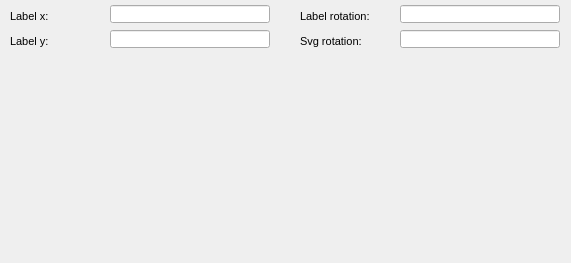
      <widget class="QWidget" name="page_18">
       <property name="geometry">
        <rect>
         <x>0</x>
         <y>0</y>
         <width>571</width>
         <height>263</height>
        </rect>
       </property>
       <attribute name="label">
        <string>Feature graphic design</string>
       </attribute>
       <widget class="QLabel" name="label_label_y">
        <property name="geometry">
         <rect>
          <x>10</x>
          <y>30</y>
          <width>90</width>
          <height>22</height>
         </rect>
        </property>
        <property name="font">
         <font>
          <pointsize>8</pointsize>
         </font>
        </property>
        <property name="frameShape">
         <enum>QFrame::NoFrame</enum>
        </property>
        <property name="frameShadow">
         <enum>QFrame::Plain</enum>
        </property>
        <property name="text">
         <string>Label y:</string>
        </property>
        <property name="textFormat">
         <enum>Qt::AutoText</enum>
        </property>
        <property name="scaledContents">
         <bool>false</bool>
        </property>
        <property name="alignment">
         <set>Qt::AlignLeading|Qt::AlignLeft|Qt::AlignVCenter</set>
        </property>
        <property name="margin">
         <number>3</number>
        </property>
       </widget>
       <widget class="QLabel" name="label_label_rotation">
        <property name="geometry">
         <rect>
          <x>300</x>
          <y>5</y>
          <width>90</width>
          <height>22</height>
         </rect>
        </property>
        <property name="font">
         <font>
          <pointsize>8</pointsize>
         </font>
        </property>
        <property name="frameShape">
         <enum>QFrame::NoFrame</enum>
        </property>
        <property name="frameShadow">
         <enum>QFrame::Plain</enum>
        </property>
        <property name="text">
         <string>Label rotation:</string>
        </property>
        <property name="textFormat">
         <enum>Qt::AutoText</enum>
        </property>
        <property name="scaledContents">
         <bool>false</bool>
        </property>
        <property name="alignment">
         <set>Qt::AlignLeading|Qt::AlignLeft|Qt::AlignVCenter</set>
        </property>
        <property name="margin">
         <number>3</number>
        </property>
       </widget>
       <widget class="QLineEdit" name="label_x">
        <property name="geometry">
         <rect>
          <x>110</x>
          <y>5</y>
          <width>160</width>
          <height>18</height>
         </rect>
        </property>
        <property name="text">
         <string/>
        </property>
       </widget>
       <widget class="QLineEdit" name="label_y">
        <property name="geometry">
         <rect>
          <x>110</x>
          <y>30</y>
          <width>160</width>
          <height>18</height>
         </rect>
        </property>
        <property name="text">
         <string/>
        </property>
       </widget>
       <widget class="QLabel" name="label_label_x">
        <property name="geometry">
         <rect>
          <x>10</x>
          <y>5</y>
          <width>90</width>
          <height>22</height>
         </rect>
        </property>
        <property name="font">
         <font>
          <pointsize>8</pointsize>
         </font>
        </property>
        <property name="frameShape">
         <enum>QFrame::NoFrame</enum>
        </property>
        <property name="frameShadow">
         <enum>QFrame::Plain</enum>
        </property>
        <property name="text">
         <string>Label x:</string>
        </property>
        <property name="textFormat">
         <enum>Qt::AutoText</enum>
        </property>
        <property name="scaledContents">
         <bool>false</bool>
        </property>
        <property name="alignment">
         <set>Qt::AlignLeading|Qt::AlignLeft|Qt::AlignVCenter</set>
        </property>
        <property name="margin">
         <number>3</number>
        </property>
       </widget>
       <widget class="QLineEdit" name="rotation">
        <property name="geometry">
         <rect>
          <x>400</x>
          <y>30</y>
          <width>160</width>
          <height>18</height>
         </rect>
        </property>
        <property name="text">
         <string/>
        </property>
       </widget>
       <widget class="QLabel" name="label_rotation">
        <property name="geometry">
         <rect>
          <x>300</x>
          <y>30</y>
          <width>90</width>
          <height>22</height>
         </rect>
        </property>
        <property name="font">
         <font>
          <pointsize>8</pointsize>
         </font>
        </property>
        <property name="frameShape">
         <enum>QFrame::NoFrame</enum>
        </property>
        <property name="frameShadow">
         <enum>QFrame::Plain</enum>
        </property>
        <property name="text">
         <string>Svg rotation:</string>
        </property>
        <property name="textFormat">
         <enum>Qt::AutoText</enum>
        </property>
        <property name="scaledContents">
         <bool>false</bool>
        </property>
        <property name="alignment">
         <set>Qt::AlignLeading|Qt::AlignLeft|Qt::AlignVCenter</set>
        </property>
        <property name="margin">
         <number>3</number>
        </property>
       </widget>
       <widget class="QLineEdit" name="label_rotation">
        <property name="geometry">
         <rect>
          <x>400</x>
          <y>5</y>
          <width>160</width>
          <height>18</height>
         </rect>
        </property>
        <property name="text">
         <string/>
        </property>
       </widget>
      </widget>
